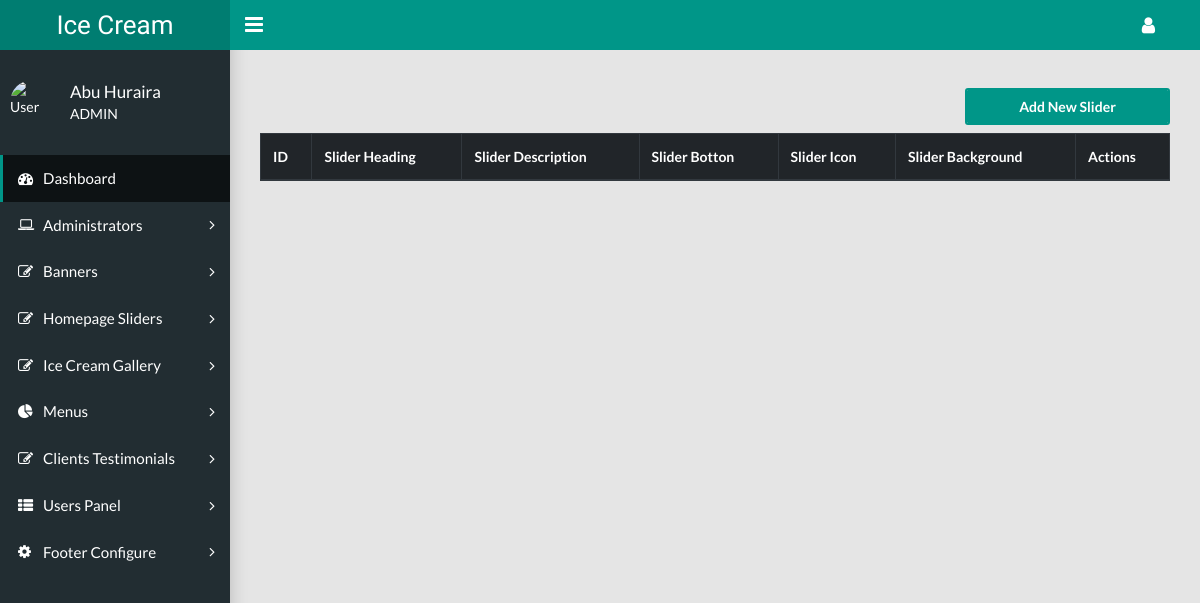
Page /admin/sliders.php (signed in) on the earlier database version.
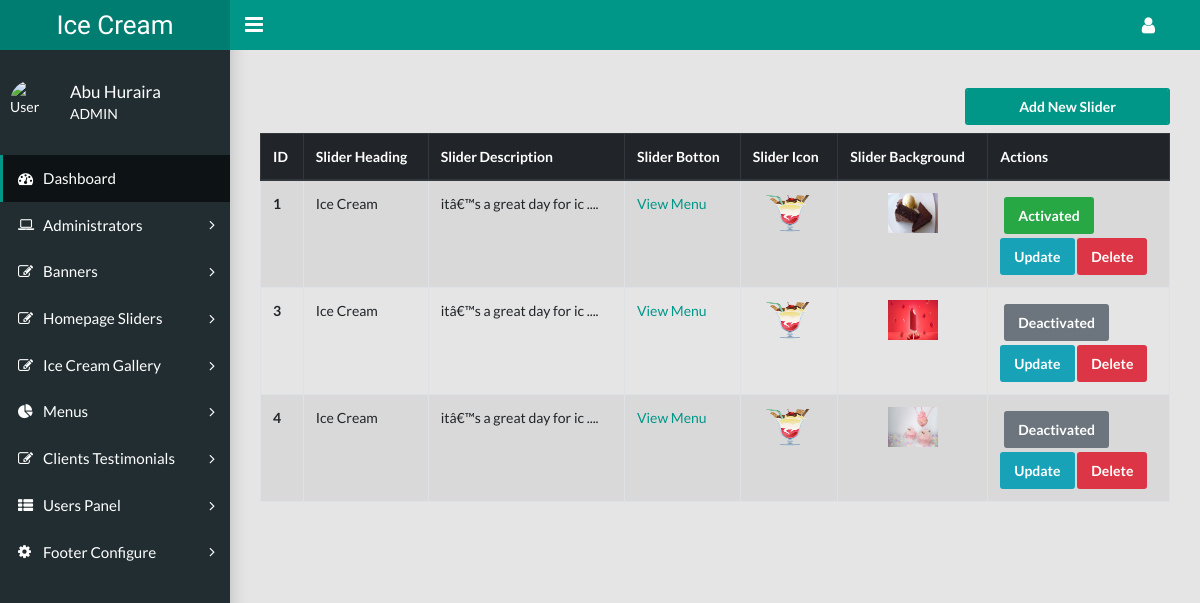
Same page on the later database version.
### tables this page shows
CREATE TABLE IF NOT EXISTS `sliders` (
  `slider_id` int(11) NOT NULL,
  `slider_heading` varchar(100) NOT NULL,
  `slider_desc` varchar(200) NOT NULL,
  `slider_button` varchar(100) NOT NULL,
  `slider_btn_link` varchar(255) NOT NULL,
  `slider_ico_img` varchar(255) NOT NULL,
  `slider_bg_img` varchar(255) NOT NULL,
  `slider_status` int(11) NOT NULL
);

### admin/sliders.php (the view, shortened to what this page needs)
<?php
require 'header.php';
$selectSlider = "SELECT * FROM sliders";
$selectionResult = mysqli_query($connect, $selectSlider);
?>
<div class="row">
        <div class="col-md-3 col-lg-3 col-sm-6 col-xs-6 offset-md-9 offset-lg-9">
            <form action="add-slider.php">
                <button class="btn btn-primary form-control my-2">Add New Slider</button>
            </form>
        </div>
    </div>
<table class="table table-striped table-bordered">
    <thead class="thead-dark">
        <tr>
            <th scope="col">ID</th>
            <th scope="col">Slider Heading</th>
            <th scope="col">Slider Description</th>
            <th scope="col">Slider Botton</th>
            <th scope="col">Slider Icon</th>
            <th scope="col">Slider Background</th>
            <th scope="col">Actions</th>
        </tr>
    </thead>
    <tbody>
    <?php foreach($selectionResult as $slider){ ?>
        <tr>
            <th scope="row"><?php echo $slider['slider_id'] ?></th>
            <td><?php echo $slider['slider_heading'] ?></td>
            <td><?php echo substr($slider['slider_desc'], 0, 30).' ....' ?></td>
            <td><a href="<?php echo $slider['slider_btn_link']?>"><?php echo $slider['slider_button']?></a></td>
            <td class="text-center" name="sl_icon"><img src="uploads/images/sliders/icons/<?php echo $slider['slider_ico_img'] ?>" width="50" height="40"></td>
            <td class="text-center" name="sl_bg"><img src="uploads/images/sliders/backgrounds/<?php echo $slider['slider_bg_img'] ?>" width="50" height="40"></td>
            <td width="20%">
            <a href="inc/slider-status.php?id=<?php echo $slider['slider_id'] ?>" class="btn btn-<?=($slider['slider_status']==0)?'secondary' : 'success' ?> m-1"><?=($slider['slider_status']==0)?'Deactivated' : 'Activated' ?></a>
                <a href="slider-update.php?id=<?php echo $slider['slider_id'] ?>" class="btn btn-info">Update</a>
                <a href="inc/delete-sliderimg.php?id=<?php echo $slider['slider_id'] ?>" class="btn btn-danger" data-toggle="modal" data-target="#exampleModal<?php echo $slider['slider_id'] ?>">Delete</a>
            </td>
        </tr>
    <?php } ?>
    </tbody>
</table>
<?php
require 'footer.php';
?>

Differences in the rows shown:
added sliders: slider_id "1", slider_heading "Ice Cream", slider_desc "itâ€™s a great day for ic", slider_button "View Menu", slider_ico_img (picture), slider_bg_img (picture), slider_status "Activated"
added sliders: slider_id "3", slider_heading "Ice Cream", slider_desc "itâ€™s a great day for ic", slider_button "View Menu", slider_ico_img (picture), slider_bg_img (picture), slider_status "Deactivated"
added sliders: slider_id "4", slider_heading "Ice Cream", slider_desc "itâ€™s a great day for ic", slider_button "View Menu", slider_ico_img (picture), slider_bg_img (picture), slider_status "Deactivated"
